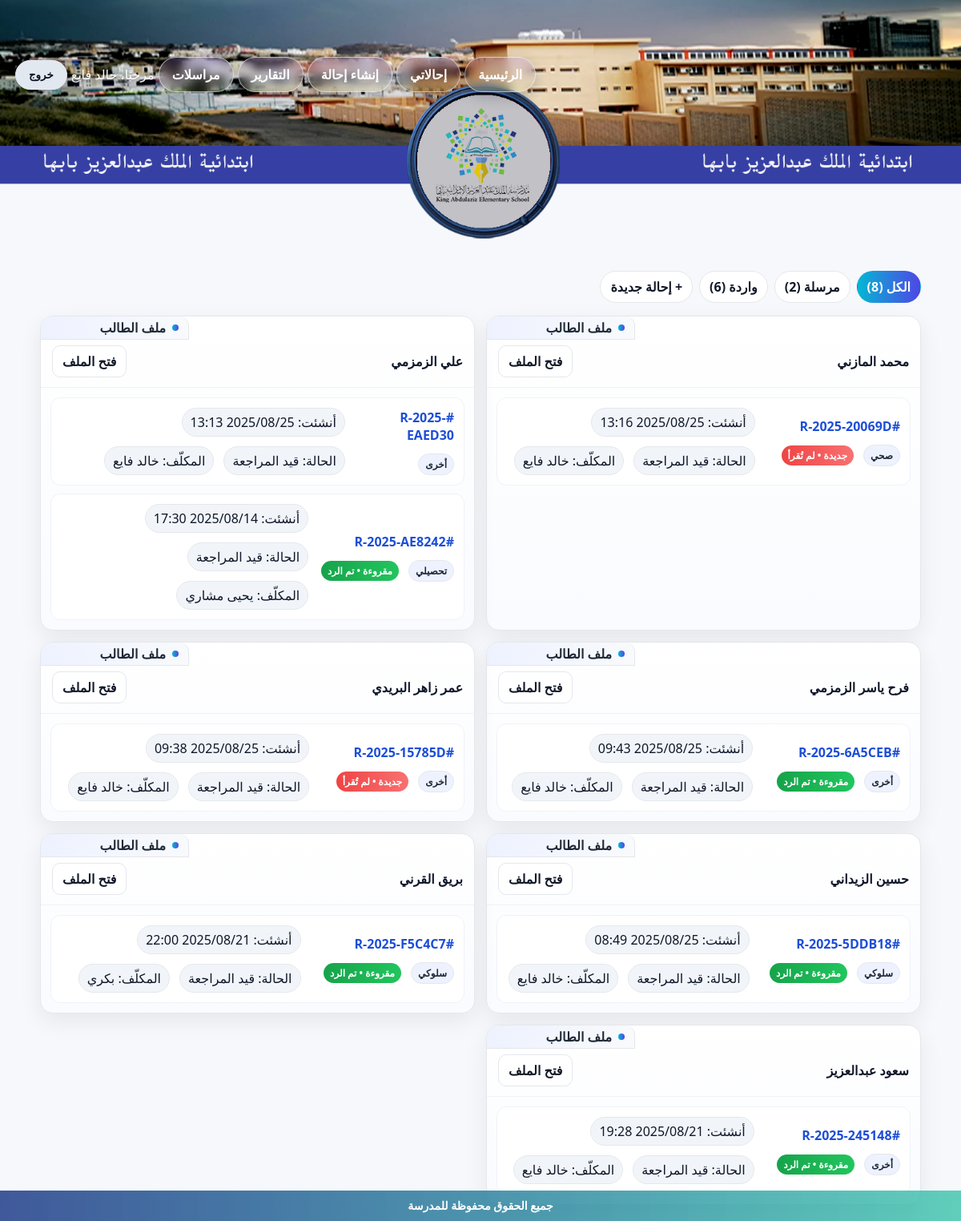
The app's page /referrals/ (signed in) with its own data.
### referrals/models.py (models this page shows, shortened)
class Referral(models.Model):
    STATUS_CHOICES = [
        ("NEW", "جديدة"),
        ("UNDER_REVIEW", "قيد المراجعة"),
        ("SENT_TO_DEPUTY", "محالة لوكيل"),
        ("CLOSED", "مغلقة"),
    ]
    TYPE_CHOICES = [
        ("behavior", "سلوكي"),
        ("academic", "تحصيلي"),
        ("health", "صحي"),
        ("other", "أخرى"),
    ]
    GRADE_CHOICES = [(str(i), f"الصف {i}") for i in range(1, 13)]
    reference = models.CharField("المرجع", max_length=20, default=generate_reference, unique=True, editable=False)
    student_name = models.CharField("اسم الطالب", max_length=120)
    student_key = models.CharField("معرّف الطالب", max_length=180, blank=True, db_index=True)
    grade = models.CharField("الصف", max_length=2, choices=GRADE_CHOICES)
    referral_type = models.CharField("نوع الإحالة", max_length=20, choices=TYPE_CHOICES)
    details = models.TextField("التفاصيل")
    status = models.CharField("الحالة", max_length=20, choices=STATUS_CHOICES, default="NEW")
    created_by = models.ForeignKey(User, verbose_name="أنشأها", on_delete=models.CASCADE, related_name="created_referrals")
    assignee = models.ForeignKey(User, verbose_name="المكلّف", on_delete=models.SET_NULL, null=True, blank=True, related_name="assigned_referrals")
    is_opened_by_assignee = models.BooleanField("فُتحت من المكلّف", default=False, db_index=True)
    has_reply = models.BooleanField("يوجد رد", default=False, db_index=True)
    created_at = models.DateTimeField("أُنشئت في", auto_now_add=True)
    updated_at = models.DateTimeField("آخر تحديث", auto_now=True)
    class Meta:
        verbose_name = "إحالة"
        verbose_name_plural = "إحالات"
        ordering = ["-created_at"]
    @property
    def is_new_flag(self):
        return not self.has_reply
    @property
    def is_read_flag(self):
        return bool(self.is_opened_by_assignee and self.has_reply)

### referrals/views.py (the view)
# urls.py: path("", views.list_referrals, name="index"),
@login_required
def list_referrals(request: HttpRequest):
    scope = request.GET.get("scope", "all")
    if _is_manager(request.user):
        sent_qs = Referral.objects.all()
        inbox_qs = Referral.objects.all()
        base_qs = Referral.objects.all()
    else:
        sent_qs = Referral.objects.filter(created_by=request.user)
        inbox_qs = Referral.objects.filter(assignee=request.user)
        base_qs = Referral.objects.filter(Q(created_by=request.user) | Q(assignee=request.user))
    if scope == "sent":
        items_qs = sent_qs
    elif scope == "inbox":
        items_qs = inbox_qs
    else:
        items_qs = base_qs
    items_qs = items_qs.select_related("created_by", "assignee").order_by("-created_at")
    items = list(items_qs)
    for r in items: _ensure_student_key(r)
    groups_map = {}
    for r in items:
        key = getattr(r, "student_key", "") or f"ref-{r.pk}"
        g = groups_map.get(key)
        if not g:
            g = {"key": getattr(r, "student_key", "") or "", "student_name": r.student_name, "latest": r.created_at, "referrals": []}
            groups_map[key] = g
        g["referrals"].append(r)
        if r.created_at > g["latest"]: g["latest"] = r.created_at
        if r.created_at >= g["latest"]: g["student_name"] = r.student_name
    groups = sorted(groups_map.values(), key=lambda x: x["latest"], reverse=True)
    counts = {
        "all": base_qs.count(),
        "sent": sent_qs.count(),
        "inbox": inbox_qs.count()
    }
    return render(request, "referrals/index.html", {"items": items, "groups": groups, "counts": counts, "scope": scope})

### referrals/context_processors.py (called while the page is built)
def active_news_ticker(request):
    try:
        obj = NewsTicker.objects.filter(is_active=True).order_by("-created_at").first()
        if obj and obj.is_visible:
            return {"news_ticker": obj}
    except Exception:
        pass
    return {"news_ticker": None}

### referrals/models.py (called while the page is built)
    @property
    def is_visible(self):
        now = timezone.now()
        if not self.is_active:
            return False
        if self.starts_at and now < self.starts_at:
            return False
        if self.ends_at and now > self.ends_at:
            return False
        return True

### referrals/views.py (called while the page is built)
def _is_manager(user):
    try:
        return bool(user.is_staff or (getattr(user, "profile", None) and user.profile.role == "مدير المدرسة"))
    except Profile.DoesNotExist:
        return bool(user.is_staff)

def _ensure_student_key(ref: Referral):
    try:
        has_key_field = hasattr(ref, "student_key")
    except Exception:
        has_key_field = False
    if not has_key_field:
        return
    try:
        if getattr(ref, "student_key", ""):
            return
        civil = (getattr(ref, "student_civil_id", None) or "")[:64]
        new_key = make_student_key(getattr(ref, "student_name", ""), civil)
        if new_key:
            ref.student_key = new_key
            ref.save(update_fields=["student_key"])
    except Exception:
        pass

### templates/referrals/index.html (shortened to what this page needs)
{% load static %}
<!doctype html>
<html lang="ar" dir="rtl">
<head>
</head>
<body>
{% include 'header.html' %}
<div class="wrap">
  <div class="tabs">
    <a class="tab {% if scope == 'all' %}active{% endif %}" href="{% url 'referrals:index' %}?scope=all">الكل ({{ counts.all }})</a>
    <a class="tab {% if scope == 'sent' %}active{% endif %}" href="{% url 'referrals:index' %}?scope=sent">مرسلة ({{ counts.sent }})</a>
    <a class="tab {% if scope == 'inbox' %}active{% endif %}" href="{% url 'referrals:index' %}?scope=inbox">واردة ({{ counts.inbox }})</a>
    <a class="tab" href="{% url 'referrals:new' %}">+ إحالة جديدة</a>
  </div>
  <div class="folders">
    {% for g in groups %}
      <section class="folder" aria-label="ملف الطالب">
        <div class="folder-tab"><span class="dot" aria-hidden="true"></span> ملف الطالب</div>
        <div class="folder-head">
          <div class="folder-title">{{ g.student_name }}</div>
          {% if g.key %}
            <a class="btn" href="{% url 'referrals:student_file' g.key %}">فتح الملف</a>
          {% endif %}
        </div>
        <div class="sep"></div>
        <div class="list">
          {% for r in g.referrals %}
            <div class="item">
              <div class="meta">
                <a class="ref-link" href="{% url 'referrals:detail' r.pk %}">#{{ r.reference }}</a>
                <span class="badge b-type">{{ r.get_referral_type_display }}</span>
                {% if r.is_new_flag %}
                  <span class="badge b-new">جديدة • لم تُقرأ</span>
                {% elif r.is_read_flag %}
                  <span class="badge b-read">مقروءة • تم الرد</span>
                {% endif %}
              </div>
              <div class="meta">
                <span class="chip">أنشئت: {{ r.created_at|date:"Y/m/d H:i" }}</span>
                <span class="chip">الحالة: {{ r.get_status_display }}</span>
                {% if r.assignee %}<span class="chip">المكلّف: {{ r.assignee.username }}</span>{% endif %}
              </div>
            </div>
          {% endfor %}
        </div>
      </section>
    {% empty %}
      <div style="padding:18px">لا توجد إحالات.</div>
    {% endfor %}
  </div>
</div>
{% include 'footer.html' %}
</body>
</html>

### templates/header.html (shortened to what this page needs)
<nav class="hdr-nav" role="navigation" aria-label="الشريط العلوي">
  <div class="hdr-banner">
    <div class="hdr-actions">
      <div class="hdr-actions-wrap">
        <div class="hdr-links">
          <a class="hdr-link" href="/">الرئيسية</a>
          <a class="hdr-link" href="/referrals/">إحالاتي</a>
          <a class="hdr-link" href="/referrals/new/">إنشاء إحالة</a>
          <a class="hdr-link" href="/workflow/reports/">التقارير</a>
          <a class="hdr-link" href="/messages/">مراسلات</a>
          {% if request.user.is_authenticated %}
            <span class="hdr-user">مرحبًا، {{ request.user.username }}</span>
            <form action="{% url 'accounts:logout' %}" method="post" class="hdr-logout-form">
              <button type="submit" class="hdr-link hdr-logout" aria-label="تسجيل الخروج">خروج</button>
            </form>
          {% else %}
            <a class="hdr-link" href="{% url 'accounts:login' %}">تسجيل الدخول</a>
            <a class="hdr-link hdr-cta" href="{% url 'accounts:register' %}">إنشاء حساب</a>
          {% endif %}
        </div>
      </div>
    </div>
  </div>
</nav>

### templates/referrals/index.html (style rules this page uses)
:root { --line:#e5e7eb; --ink:#0f172a; --muted:#64748b; --gradA:#06b6d4; --gradB:#4f46e5; --okA:#16a34a; --okB:#22c55e; --newA:#ef4444; --newB:#f87171; }
body { margin:0;font-family:system-ui,Tajawal,Arial;background:#f6f8fb;color:var(--ink) }
.wrap { max-width:1100px;margin:auto;padding:20px 14px }
.tabs { display:flex;gap:8px;flex-wrap:wrap;margin:8px 0 16px }
.tab { padding:8px 12px;border-radius:999px;border:1px solid var(--line);background:#fff;font-weight:800;text-decoration:none;color:#111827 }
.tab.active { background:linear-gradient(90deg,var(--gradA),var(--gradB));color:#fff;border-color:transparent }
.folder { position:relative; background:linear-gradient(180deg,#ffffff,#fafbff); border:1px solid var(--line); border-radius:16px; box-shadow:0 10px 28px rgba(2,6,23,.07); overflow:hidden; padding-top:26px; transition:transform .15s ease, box-shadow .15s ease; }
.folder-tab { position:absolute; inset:0 auto auto 0; height:28px; width:160px; border-bottom:1px solid var(--line); border-right:1px solid var(--line); border-radius:12px 12px 0 0; background:linear-gradient(90deg,#eef2ff,#f8fafc); display:flex; align-items:center; gap:8px; padding:0 12px; font-weight:900; color:#1f2937; }
.folder-tab .dot { width:8px;height:8px;border-radius:999px;background:linear-gradient(90deg,var(--gradA),var(--gradB)) }
.folder-head { display:flex;justify-content:space-between;align-items:center;gap:10px; padding:10px 14px 8px 14px; }
.folder-title { font-size:16px;font-weight:1000 }
.btn { appearance:none;border:1px solid var(--line);border-radius:10px;background:#fff;color:#111827;padding:8px 12px;font-weight:800;text-decoration:none }
.list { display:grid;gap:10px;padding:12px }
.item { display:flex;align-items:center;justify-content:space-between;gap:10px; padding:12px;border:1px solid #eef2f7;border-radius:12px;background:#fff }
.meta { display:flex;align-items:center;gap:12px;flex-wrap:wrap }
.badge { padding:4px 8px;border-radius:999px;font-size:12px;font-weight:900 }
.b-type { background:#eef2ff;color:#1f2937;border:1px solid var(--line) }
.b-new { background:linear-gradient(90deg,var(--newA),var(--newB));color:#fff;border:0 }
.b-read { background:linear-gradient(90deg,var(--okA),var(--okB));color:#fff;border:0 }
.chip { padding:6px 10px;border-radius:999px;background:#f1f5f9;border:1px solid var(--line) }
.ref-link { font-weight:900;color:#1d4ed8;text-decoration:none }
.folders { display:grid;gap:14px }
@media (min-width:760px) { .folders { grid-template-columns:repeat(2, minmax(0,1fr)) } }
@media (min-width:1040px) { .folders { grid-template-columns:repeat(2, minmax(0,1fr)) } }
.sep { height:1px;background:#eef2f7;margin:4px 0 0 }

### templates/header.html (style rules this page uses)
.hdr-nav { position:relative;z-index:60;color:#fff;--accent:#ffb703 }
.hdr-banner { width:100%;height:220px; background:url('/static/king.png') center/cover no-repeat; position:relative;overflow:visible;z-index:1; padding-bottom:90px; }
.hdr-actions { position:absolute;right:50;left:0;bottom:195px; z-index:4; }
.hdr-actions-wrap { max-width:999px;margin:auto; display:flex;align-items:center;justify-content:flex-start;gap:10px; padding:0 19px; }
.hdr-links { display:flex;align-items:center;gap:5px;flex-wrap:wrap }
.hdr-link { --ring: rgba(246, 246, 244, 0.6); --bg1: rgba(68, 8, 250, 0.12); --bg2: rgba(179, 248, 7, 0.06); color:#ffffff;text-decoration:none;font-weight:700; padding:10px 16px;border-radius:29px; background:linear-gradient(180deg,var(--bg1),var(--bg2)); border:1.5px solid var(--ring); box-shadow: 0 6px 18px rgba(2,6,23,.22), inset 0 0 18px rgba(255,255,255,.08); backdrop-filter: blur(6px); -webkit-backdrop-filter: blur(6px); transition:.2s ease; cursor:pointer; }
.hdr-user { display:flex;align-items:center;gap:8px;text-shadow:0 2px 4px rgba(0,0,0,.35) }
.hdr-logout { background:#e2e8f0;color:#0b1020;border-color:#e2e8f0 }
.hdr-logout-form { display:inline;margin:0 }

### records on screen
Referral: student_name "محمد المازني", reference "R-2025-20069D", referral_type "صحي", has_reply "جديدة • لم تُقرأ", created_at "2025/08/25 13:16", status "قيد المراجعة", assignee.username "خالد فايع"
Referral: student_name "علي الزمزمي", reference "R-2025-EAED30", referral_type "أخرى", created_at "2025/08/25 13:13", status "قيد المراجعة", assignee.username "خالد فايع"
Referral: reference "R-2025-AE8242", referral_type "تحصيلي", has_reply "مقروءة • تم الرد", created_at "2025/08/14 17:30", status "قيد المراجعة", assignee.username "يحيى مشاري"
Referral: student_name "فرح ياسر الزمزمي", reference "R-2025-6A5CEB", referral_type "أخرى", has_reply "مقروءة • تم الرد", created_at "2025/08/25 09:43", status "قيد المراجعة", assignee.username "خالد فايع"
Referral: student_name "عمر زاهر البريدي", reference "R-2025-15785D", referral_type "أخرى", has_reply "جديدة • لم تُقرأ", created_at "2025/08/25 09:38", status "قيد المراجعة", assignee.username "خالد فايع"
Referral: student_name "حسين الزيداني", reference "R-2025-5DDB18", referral_type "سلوكي", has_reply "مقروءة • تم الرد", created_at "2025/08/25 08:49", status "قيد المراجعة", assignee.username "خالد فايع"
Referral: student_name "بريق القرني", reference "R-2025-F5C4C7", referral_type "سلوكي", has_reply "مقروءة • تم الرد", created_at "2025/08/21 22:00", status "قيد المراجعة", assignee.username "بكري"
Referral: student_name "سعود عبدالعزيز", reference "R-2025-245148", referral_type "أخرى", has_reply "مقروءة • تم الرد", created_at "2025/08/21 19:28", status "قيد المراجعة", assignee.username "خالد فايع"

### other values on screen
{{ request.user.username }} "خالد فايع"
{{ counts.all }} "8"
{{ counts.sent }} "2"
{{ counts.inbox }} "6"
